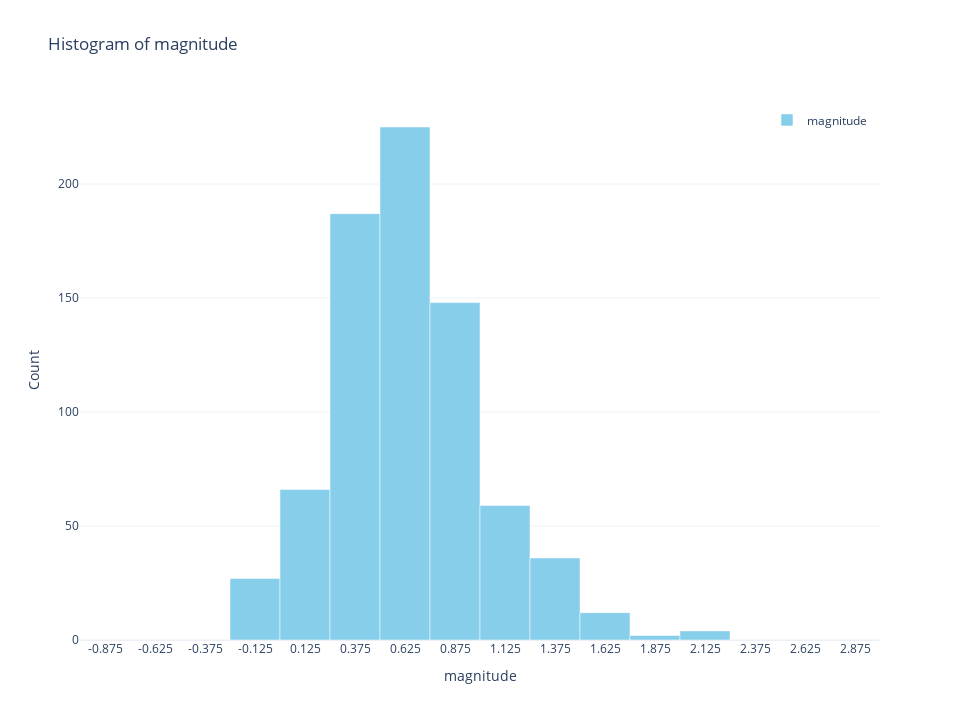

Write notebook code for a chart like this one.
### Markdown cell above
### 4. Plotting Histogram

Using the `LqtAnalysis` class instance object, you can also plot the histogram for any given numerical columns:

### Code cell
# setting plotly for static render (delete this import and the render setting in your own scripts to experience plotly interactive, this is just for github deployment in this tutorial)
import plotly.io as pio
pio.renderers.default = 'png'  # or 'svg'

# Example of using plot_histogram methodft 
lqt_ready_2.plot_histogram('magnitude', bin_width=0.25, min_bin=-1.0, max_bin=3.0)

### Figure 1 — Plotly figure (JSON) as saved in the notebook; plotly's stock layout.template omitted (floating-point values rounded to 4 significant figures)
{"data": [{"hovertemplate": "Bin_center: %{x:.3f}<br>count: %{y}<extra></extra>", "marker": {"color": "skyblue"}, "name": "magnitude", "type": "bar", "width": 0.25, "x": [-0.875, -0.625, -0.375, -0.125, 0.125, 0.375, 0.625, 0.875, 1.125, 1.375, 1.625, 1.875, 2.125, 2.375, 2.625, 2.875], "y": [0, 0, 0, 27, 66, 187, 225, 148, 59, 36, 12, 2, 4, 0, 0, 0]}], "layout": {"bargap": 0.25, "height": 720, "legend": {"bgcolor": "rgba(255,255,255,0.5)", "x": 0.99, "xanchor": "right", "y": 0.99, "yanchor": "top"}, "showlegend": true, "title": {"text": "Histogram of magnitude"}, "width": 960, "xaxis": {"tickmode": "array", "ticktext": ["-0.875", "-0.625", "-0.375", "-0.125", "0.125", "0.375", "0.625", "0.875", "1.125", "1.375", "1.625", "1.875", "2.125", "2.375", "2.625", "2.875"], "tickvals": [-0.875, -0.625, -0.375, -0.125, 0.125, 0.375, 0.625, 0.875, 1.125, 1.375, 1.625, 1.875, 2.125, 2.375, 2.625, 2.875], "title": {"text": "magnitude"}}, "yaxis": {"title": {"text": "Count"}}}}
